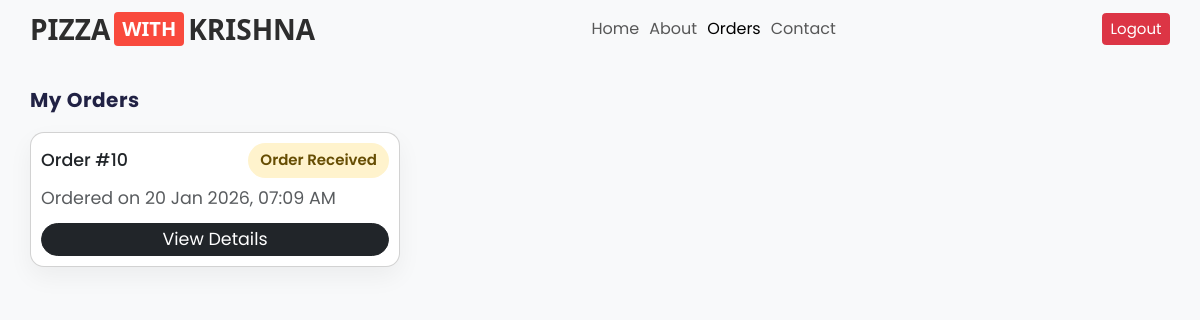
Screenshot of /orders/ (signed in) with the database file from the repository.
### pizzaservice/models.py (models this page shows, shortened)
class Order(models.Model):
    STATUS_CHOICES = [
        ('order_received', 'Order Received'),
        ('preparing', 'Preparing'),
        ('baking', 'Baking'),
        ('out_for_delivery', 'Out For Delivery'),
        ('delivered', 'Delivered'),
    ]
    user = models.ForeignKey(
        User,
        on_delete=models.CASCADE,
        related_name='orders'
    )
    status = models.CharField(
        max_length=20,
        choices=STATUS_CHOICES,
        default='order_received'
    )
    created_at = models.DateTimeField(auto_now_add=True)

### pizzaservice/views.py (the view)
# urls.py: path('orders/',views.orders,name='orders_list'),
def orders(request):
     orders = Order.objects.filter(user=request.user).order_by('-created_at')
     return render(request, 'allorders.html', {'orders': orders})

### templates/allorders.html (shortened to what this page needs)
<html lang="en">
<head>
  {% load static %}
  <link rel="stylesheet" href="https://unpkg.com/swiper/swiper-bundle.min.css" />
  <link href="https://unpkg.com/boxicons@2.0.9/css/boxicons.min.css" rel="stylesheet" />
  <link href="https://cdn.jsdelivr.net/npm/bootstrap@5.3.8/dist/css/bootstrap.min.css" rel="stylesheet">
  <link rel="stylesheet" href="{% static 'css/styles.css' %}" />
</head>
<body>
  <header class="header">
    <nav class="navbar navbar-expand-lg navbar-light bg-transparent">
      <div class="container">
        <a class="navbar-brand d-flex align-items-center" href="#">
          <div class="logo-text">
            PIZZA<span>WITH</span>KRISHNA
          </div>
        </a>
        <div class="collapse navbar-collapse" id="mainNavbar">
          <ul class="navbar-nav mx-auto mb-2 mb-lg-0">
            <li class="nav-item">
              <a class="nav-link" href="{% url 'home' %}">Home</a>
            </li>
            <li class="nav-item">
              <a class="nav-link" href="{% url 'about' %}">About</a>
            </li>
            {% if user.is_authenticated %}
            <li class="nav-item">
              <a class="nav-link active" href="{% url 'orders_list' %}">Orders</a>
            </li>
            {% endif %}
            <li class="nav-item">
              <a class="nav-link" href="{% url 'contact' %}">Contact</a>
            </li>
          </ul>
          {% if user.is_authenticated %}
          <a type="button" class="btn btn-danger fs-4" href="/logout/">Logout</a>
          {% else %}
          </div>
        </div>
        </div>
        {% endif %}
      </div>
      </div>
    </nav>
  </header>
  <div class="container py-5 fs-3">
    <div class="d-flex justify-content-between align-items-center mb-4 ">
      <h2 class="page-title fs-2">My Orders</h2>
    </div>
    <div class="row g-4">
      {% for order in orders %}
      <div class="col-md-6 col-lg-4">
        <div class="card order-card p-3">
          <div class="d-flex justify-content-between align-items-center mb-2">
            <h6 class="mb-0 fs-3">Order #{{ order.id }}</h6>
            <span class="status-badge fs-4
            {% if order.status == 'delivered' %}
              status-delivered
            {% else %}
              status-processing
            {% endif %}
          ">
              {{ order.get_status_display }}
            </span>
          </div>
          <p class="text-muted mb-3">
            Ordered on {{ order.created_at|date:"d M Y, h:i A" }}
          </p>
          <a href="{% url 'order_detail' order.id %}" class="btn btn-dark btn-sm view-btn w-100 fs-3">
            View Details
          </a>
        </div>
      </div>
      {% empty %}
      <div class="col-12 text-center">
        <p class="text-muted">No orders found.</p>
      </div>
      {% endfor %}
    </div>
  </div>
</body>
</html>

### static/css/styles.css (style rules this page uses)
:root { --primary-color: #f94a3d; --yellow-color: #ffcf03; --black-color: #212244; --default-color: #69697b; --deep-yellow: #ff9401; --yellow-color-1: #ffe507; --red-color-1: #e83b2e; --red-color-2: #ee3e32; --light-red-color: #fdecec; --grey-color: #eaeaea; --grey-color-1: #f8f8f8; --white-color: #fff; --box-shadow: 0 5px 15px rgba(0, 0, 0, 0.1); }
html { font-size: 62.5%; box-sizing: border-box; }
body { font-family: "Poppins", sans-serif; font-size: 1.6rem; font-weight: 400; color: var(--default-color); }
h1, h2, h3, h4 { color: var(--black-color); line-height: 1.2; font-weight: 500; }
a { text-decoration: none; color: inherit; }
li { list-style-type: none; }
p { line-height: 3rem; }
.container { max-width: 120rem; padding: 0 3rem; }
.d-flex { display: flex; align-items: center; }

### templates/allorders.html (style rules this page uses)
.logo-text { font-family: 'Segoe UI', Roboto, Helvetica, Arial, sans-serif; font-size: 28px; font-weight: 900; text-transform: uppercase; display: flex; align-items: center; color: #2d2d2d; }
.logo-text span { background-color: #f94a3d; color: #fff; padding: 2px 8px; margin: 0 4px; border-radius: 4px; font-size: 20px; font-weight: 700; }
body { background-color: #f8f9fa; }
.page-title { font-weight: 700; letter-spacing: 0.5px; }
.order-card { border-radius: 14px; box-shadow: 0 10px 25px rgba(0, 0, 0, 0.05); transition: transform 0.2s ease; }
.status-badge { padding: 6px 12px; border-radius: 20px; font-size: 0.85rem; font-weight: 600; }
.status-processing { background-color: #fff3cd; color: #664d03; }
.view-btn { border-radius: 20px; }

### rows the page displays
Order: id "10", status "Order Received", created_at "20 Jan 2026, 07:09 AM"
